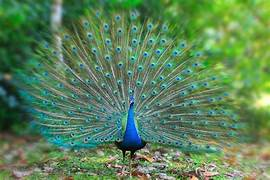
#> input picture data/peacock.jpeg, 270 x 180 px
$ python 3.py
#> lines starting #> are read from the running program, lines starting #| are printed output that depends on the picture; after the words box and inside, x2 and y2 are one past the last pixel; in counts of white or black regions, pixels touching at a corner belong together
# Exno.3 – Implementation of Various Segmentation Algorithms
import cv2
import numpy as np
import matplotlib.pyplot as plt

# --- Load Image ---
img = cv2.imread('data/peacock.jpeg')
#> img is the input picture: shape (180, 270, 3); mean B, G, R 89, 130.5, 91.9
if img is None:
    print("Image not found!")
    exit()

img_rgb = cv2.cvtColor(img, cv2.COLOR_BGR2RGB)
gray = cv2.cvtColor(img, cv2.COLOR_BGR2GRAY)
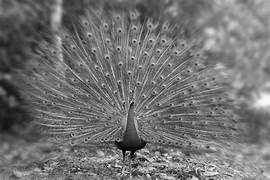
#> gray: shape (180, 270); min 0, max 253, mean 114.2

# --- 1. Simple Thresholding ---
_, thresh_simple = cv2.threshold(gray, 127, 255, cv2.THRESH_BINARY)
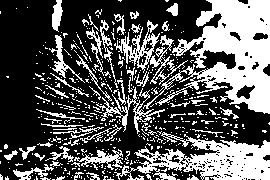
#> thresh_simple: shape (180, 270); 35% white; 480 white regions (424 under 20 px), largest, box (x1, y1, x2, y2) and area: (143, 0, 270, 114) 6415, (114, 132, 270, 180) 3509, (114, 20, 160, 73) 662

# --- 2. Adaptive Thresholding ---
thresh_adapt = cv2.adaptiveThreshold(
    gray, 255, cv2.ADAPTIVE_THRESH_GAUSSIAN_C,
    cv2.THRESH_BINARY, 11, 2
)
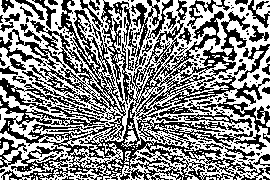
#> thresh_adapt: shape (180, 270); 53.3% white; black in thin lines or dots

# --- 3. Otsu’s Thresholding ---
_, thresh_otsu = cv2.threshold(
    gray, 0, 255, cv2.THRESH_BINARY + cv2.THRESH_OTSU
)
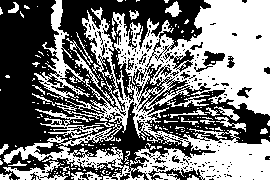
#> thresh_otsu: shape (180, 270); 47.7% white; 237 white regions (210 under 20 px), largest, box (x1, y1, x2, y2) and area: (3, 0, 270, 180) 20197, (35, 109, 104, 139) 530, (3, 161, 68, 180) 464


# --- Display Results ---
titles = [
    'Original', 'Simple Threshold', 'Adaptive Threshold',
    'Otsu Threshold'
]
images = [
    img_rgb, thresh_simple, thresh_adapt,
    thresh_otsu
]

plt.figure(figsize=(12, 6))
for i in range(len(images)):
    plt.subplot(2, 3, i + 1)
    plt.imshow(images[i], cmap='gray' if i in [1, 2, 3] else None)
    plt.title(titles[i])
    plt.axis('off')
#> this loop made 4 passes

plt.tight_layout()
plt.show()

$ run again, with data/car.jpeg copied over data/peacock.jpeg
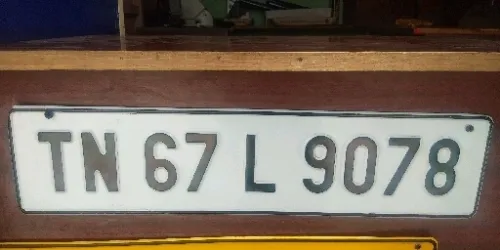
#> input picture data/car.jpeg, 500 x 250 px
#> img is the input picture: shape (250, 500, 3); mean B, G, R 96.7, 109.6, 123
#> `_, thresh_simple = cv2.threshold(gray, 127, 255, cv2.THRESH_BINARY)`:
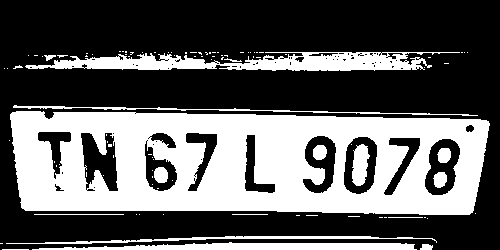
#> thresh_simple: shape (250, 500); 37.1% white; 98 white regions (81 under 20 px), largest, box (x1, y1, x2, y2) and area: (10, 111, 490, 215) 36049, (25, 52, 460, 71) 4646, (32, 242, 417, 250) 2091
#> thresh_adapt: shape (250, 500); 71.6% white; 1148 black regions (1021 under 20 px), largest, box (x1, y1, x2, y2) and area: (0, 87, 500, 223) 5781, (0, 0, 500, 53) 3847, (0, 69, 500, 86) 2324
#> `_, thresh_otsu = cv2.threshold( gray, 0, 255, cv2.THRESH_BINARY + cv2...`:
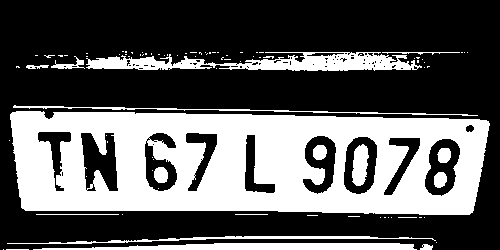
#> thresh_otsu: shape (250, 500); 36% white; 89 white regions (72 under 20 px), largest, box (x1, y1, x2, y2) and area: (10, 111, 490, 215) 35834, (86, 52, 422, 71) 3548, (33, 243, 417, 250) 2032
#> the loop `for i in range(len(images)):` made 4 passes
